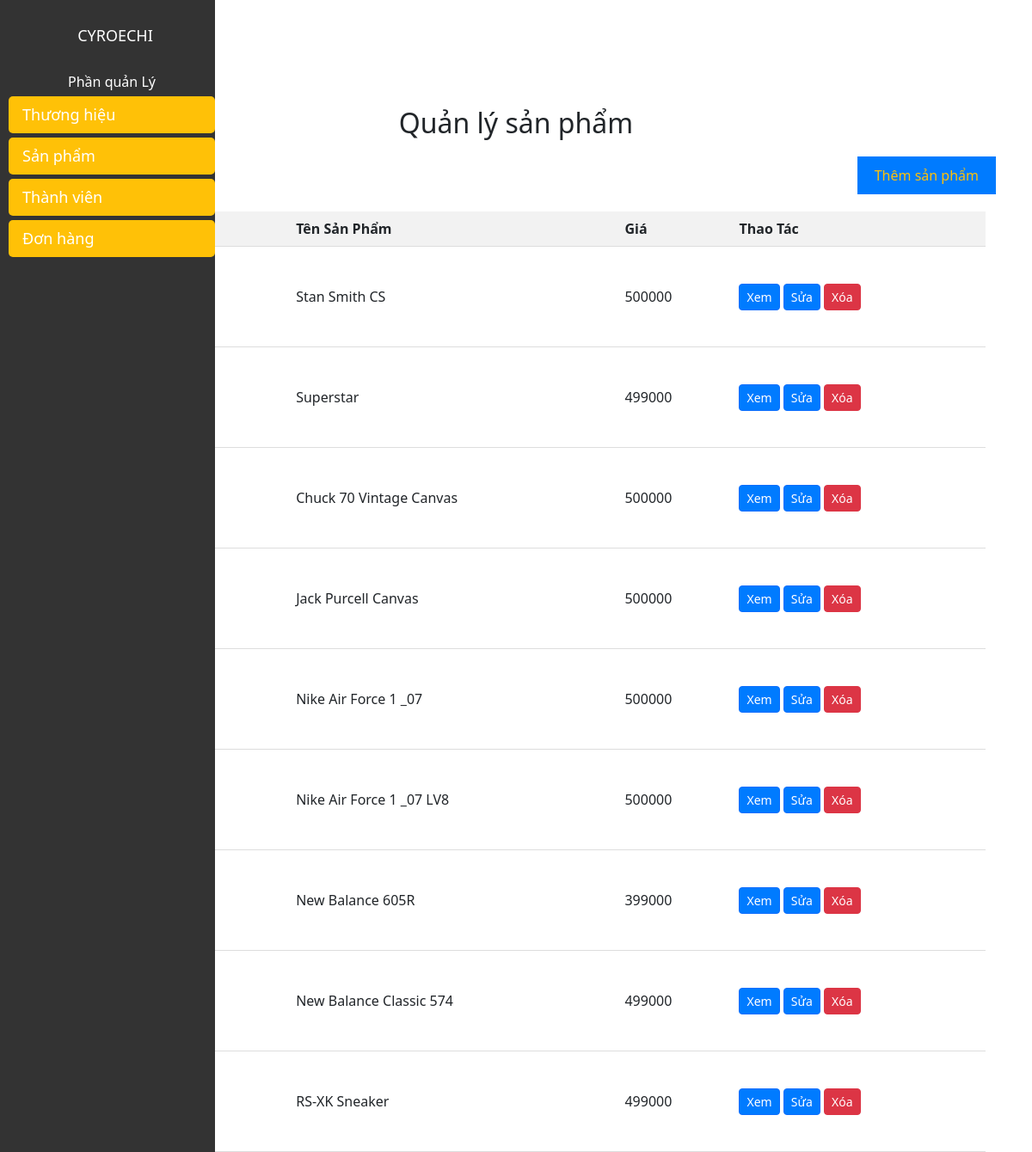
Screenshot of /quanlysanpham/ with the database file from the repository.
### app/models.py (models this page shows, shortened)
class Product(models.Model):
    name = models.CharField(max_length=200, null=True)
    category = models.ManyToManyField(Category, related_name='product_category')
    price = models.FloatField()
    price_sale = models.DecimalField(max_digits=10, decimal_places=2, default=0.0)
    describe = models.CharField(max_length=300, null=True)
    digital = models.BooleanField(default=False, null=True, blank=False)
    count39 = models.IntegerField(default=0)
    count40 = models.IntegerField(default=0)
    count41 = models.IntegerField(default=0)
    image = models.ImageField(null=True, blank=True)
    image1 = models.ImageField(null=True, blank=True)
    image2 = models.ImageField(null=True, blank=True)
    image3 = models.ImageField(null=True, blank=True)
    image4 = models.ImageField(null=True, blank=True)
    unit = models.CharField(max_length=50, null=True, blank=True)
    @property
    def ImageURL(self):
        try:
            url = self.image.url
        except:
            url = ''
        return url

### app/python/admin/quanlysanpham.py (the view)
# urls.py: path('quanlysanpham/', views.quanlysanpham , name="quanlysanpham" ),
def quanlysanpham(request):
    products = Product.objects.all()
    form = AddProduct()
    context = {'products': products}
    return render(request, 'admin/quanlysanpham.html', context)

### app/templates/admin/quanlysanpham.html (shortened to what this page needs)
{% extends 'admin/manage.html' %}
{% load static %}
{% block quanlysanpham %}
<div class="container mt-4">
    <h2>Quản lý sản phẩm</h2>
    <div class="btn-group mb-3">
        <a href="{% url 'themsanpham' %}" class="primary-btn add-product-button">Thêm sản phẩm</a>
    </div>
    <section class="mt-3">
        <div class="container">
            <div class="row">
                <div class="col-lg-12">
                    <div class="shoping__cart__table">
                        <table>
                            <thead>
                                <tr>
                                    <th>ID</th>
                                    <th>Ảnh</th>
                                    <th>Tên Sản Phẩm</th>
                                    <th>Giá</th>
                                    <th>Thao Tác</th>
                                </tr>
                            </thead>
                            <tbody>
                                {% for product in products %}
                                <tr>
                                    <td>
                                    </td>
                                    <td>
                                    </td>
                                    <td>
                                        {{ product.name }}
                                    </td>
                                    <td>
                                        {{ product.price|floatformat:0 }}
                                    </td>
                                    <td>
                                        <a href="{% url 'xemsanpham' %}?id={{ product.id }}" class="btn btn-primary btn-sm">Xem</a>
                                        <a href="{% url 'suasanpham' %}?id={{ product.id }}"  class="btn btn-primary btn-sm">Sửa</a>
                                        <a href="{% url 'xoasanpham' %}?id={{ product.id }}" class="btn btn-danger btn-sm">Xóa</a>
                                    </td>
                                </tr>
                                {% endfor %}
                            </tbody>
                        </table>
                    </div>
                </div>
            </div>
        </div>
    </section>
</div>
{% endblock quanlysanpham %}

### app/templates/admin/quanlysanpham.html (style rules this page uses)
.container { margin-top: 20px; }
h2 { margin-bottom: 20px; text-align: center; }
.add-product-button { text-decoration: none; color: #ffc107; padding: 10px 20px; background-color: #007bff; border-radius: 0px; }
table { width: 100%; border-collapse: collapse; }
th, td { padding: 8px; text-align: left; border-bottom: 1px solid #ddd; }
th { background-color: #f2f2f2; }
.btn-group { display: flex; justify-content: flex-end; }
.btn-primary { background-color: #007bff; color: #fff; }
.btn-danger { background-color: #dc3545; color: #fff; }

### rows the page displays
Product: name "Stan Smith CS", price "500000"
Product: name "Superstar", price "499000"
Product: name "Chuck 70 Vintage Canvas", price "500000"
Product: name "Jack Purcell Canvas", price "500000"
Product: name "Nike Air Force 1 _07", price "500000"
Product: name "Nike Air Force 1 _07 LV8", price "500000"
Product: name "New Balance 605R", price "399000"
Product: name "New Balance Classic 574", price "499000"
Product: name "RS-XK Sneaker", price "499000"
